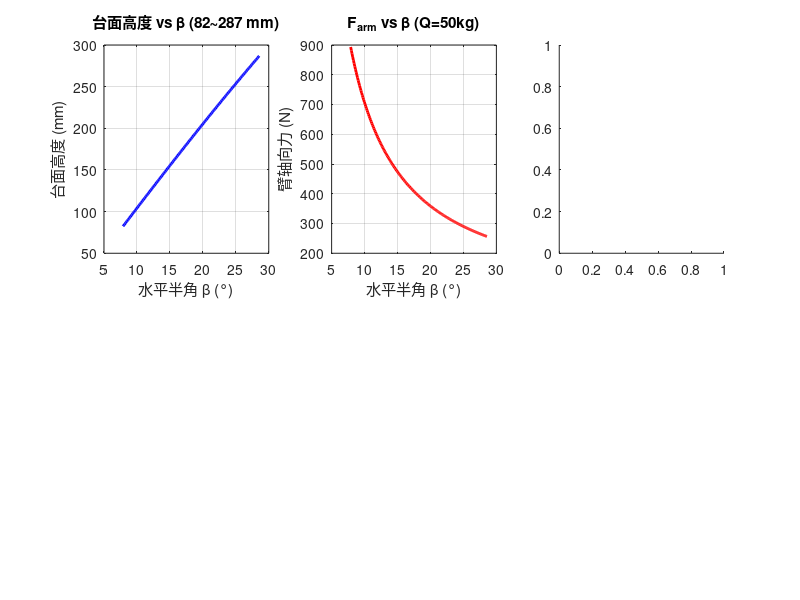

This figure's MATLAB source: (Note: this script raises an error after producing the figure.)
%% 剪叉式垂直升降台 —— 强度校核与载重分析
% 臂杆: 36×4.8mm 实心扁钢, L=600mm, Q235
% 两臂夹角 α=15.78°~57.12°, 半角 β=α/2
% 额定载重 50kg
clear; clc; close all;

%% ==================== 1. 设计参数 ====================
fprintf('========== 剪叉式垂直升降台强度校核 ==========\n\n');

L_arm   = 600;       % mm, 臂长
material = 'Q235';

% 两臂夹角 α（用户提供）
alpha_low  = 15.78;   % °, 最低位两臂夹角
alpha_high = 57.12;   % °, 最高位两臂夹角

% 半角 β = α/2 = 臂与水平面夹角（力学分析用）
beta_low  = alpha_low  / 2;   % = 7.89°
beta_high = alpha_high / 2;   % = 28.56°
beta_worst = beta_low;         % 最危险工况

% 台面高度 H = L * sin(β)
H_min = L_arm * sind(beta_low);
H_max = L_arm * sind(beta_high);
stroke = H_max - H_min;
H_lift = 458.92;  % mm, 设计总高度（含底盘）

fprintf('--- 设计参数 ---\n');
fprintf('  臂长 L = %.0f mm,  材料: %s\n', L_arm, material);
fprintf('  截面: 36×4.8 mm 实心扁钢（宽面竖直）\n');
fprintf('  两臂夹角 α: %.2f° ~ %.2f°\n', alpha_low, alpha_high);
fprintf('  水平半角 β: %.2f° ~ %.2f°\n', beta_low, beta_high);
fprintf('  纯剪叉台高: %.1f ~ %.1f mm (行程 %.1f mm)\n', H_min, H_max, stroke);
fprintf('  设计总高度: %.2f mm (含底盘约172mm)\n\n', H_lift);

% --- 平台 ---
platform_length = 660;   platform_width = 312;   platform_thick = 3;

% --- 臂截面: 36×4.8mm 实心扁钢 ---
B_arm = 4.8;   % mm, 厚度（水平方向）
H_arm = 36;    % mm, 宽度（竖直方向，承受弯曲）

% --- 销轴 ---
D_pin = 18;  % mm

%% ==================== 2. 材料属性 (Q235) ====================
fprintf('--- 材料属性 (Q235) ---\n');
sigma_y = 235;   sigma_b = 375;   tau_y = 0.6*sigma_y;
E_steel = 206000;   sigma_brg = 1.5*sigma_y;
n_s = 1.5;   n_buckle = 3.0;
sigma_allow = sigma_y/n_s;   tau_allow = tau_y/n_s;
fprintf('  [σ] = %.1f MPa,  [τ] = %.1f MPa\n\n', sigma_allow, tau_allow);

%% ==================== 3. 截面特性 ====================
fprintf('--- 臂截面特性 (%.0f×%.0fmm 实心扁钢) ---\n', B_arm, H_arm);

A_sec = B_arm * H_arm;                        % mm²
I_strong = B_arm * H_arm^3 / 12;              % mm⁴, 竖直面内弯曲
I_weak   = H_arm * B_arm^3 / 12;              % mm⁴, 侧向弯曲
W_strong = I_strong / (H_arm/2);              % mm³
i_min = sqrt(I_weak / A_sec);                 % mm, 弱轴回转半径

fprintf('  A = %.1f mm²\n', A_sec);
fprintf('  I_strong = %.0f mm⁴ (竖直弯曲)\n', I_strong);
fprintf('  I_weak = %.0f mm⁴ (侧向弯曲)\n', I_weak);
fprintf('  W = %.0f mm³\n', W_strong);
fprintf('  i_min = %.2f mm (弱轴)\n\n', i_min);

%% ==================== 4. 额定载荷受力分析 (50kg) ====================
fprintf('--- 受力分析 (额定 Q = 50 kg) ---\n');

Q_rated = 50;
F_load = Q_rated * 9.81;

% 臂轴向力: F_arm = F / (4*sinβ)
F_arm = F_load / (4 * sind(beta_worst));

% 自重弯矩
w_self = 7850e-9 * A_sec * 9.81;  % N/mm
M_self = w_self * L_arm^2 * cosd(beta_worst) / 8;  % N·mm

% 偏心弯矩 (e=2mm)
ecc = 2;
M_ecc = 0.5 * F_arm * ecc;  % N·mm

M_total = M_self + M_ecc;

fprintf('  最危险位 β = %.2f° (最低位)\n', beta_worst);
fprintf('  F_arm = %.1f N (轴向)\n', F_arm);
fprintf('  M_self = %.1f N·mm,  M_ecc = %.1f N·mm,  M_total = %.1f N·mm\n\n', ...
    M_self, M_ecc, M_total);

%% ==================== 5. 臂压弯组合强度 ====================
fprintf('--- 臂压弯组合强度 ---\n');
sigma_axial = F_arm / A_sec;
sigma_bend  = M_total / W_strong;
sigma_comb  = sigma_axial + sigma_bend;

fprintf('  σ_axial = %.2f MPa\n', sigma_axial);
fprintf('  σ_bend  = %.2f MPa\n', sigma_bend);
fprintf('  σ_comb  = %.2f MPa  (allow=%.1f, util=%.1f%%)\n', ...
    sigma_comb, sigma_allow, sigma_comb/sigma_allow*100);
if sigma_comb < sigma_allow
    fprintf('  判定: ✓ 合格\n');
else
    fprintf('  判定: ✗ 不合格\n');
end

%% ==================== 6. 屈曲稳定性（弱轴） ====================
fprintf('\n--- 屈曲稳定性（弱轴方向） ---\n');

mu = 1.0;  L_eff = mu * L_arm;
lambda = L_eff / i_min;
lambda_p = pi * sqrt(E_steel / (0.8*sigma_y));

if lambda > lambda_p
    F_cr = pi^2 * E_steel * I_weak / L_eff^2;
    buck_type = '弹性屈曲（欧拉公式）';
else
    lambda_c = pi * sqrt(E_steel/sigma_y);
    sigma_cr_val = sigma_y * (1 - 0.43*(lambda/lambda_c)^2);
    F_cr = sigma_cr_val * A_sec;
    buck_type = '非弹性屈曲（抛物线公式）';
end

n_actual = F_cr / F_arm;

fprintf('  λ = %.1f (> λp=%.0f),  %s\n', lambda, lambda_p, buck_type);
fprintf('  F_cr = %.0f N (%.1f kN)\n', F_cr, F_cr/1000);
fprintf('  n_actual = %.2f (要求 ≥ %.1f)\n', n_actual, n_buckle);

if n_actual >= n_buckle
    fprintf('  判定: ✓ 合格\n');
else
    fprintf('  判定: ✗ 不合格！需侧向支撑\n');

    % 加中心隔套: L_eff → L/2
    L_eff_braced = L_arm / 2;
    lambda_b = L_eff_braced / i_min;
    F_cr_b = pi^2 * E_steel * I_weak / L_eff_braced^2;
    n_b = F_cr_b / F_arm;
    fprintf('  加侧向支撑后 (Leff=%.0fmm): λ=%.0f, Fcr=%.0fN, n=%.1f ✓\n', ...
        L_eff_braced, lambda_b, F_cr_b, n_b);
end

%% ==================== 7. 销轴强度 ====================
fprintf('\n--- 销轴强度 (D=%.0fmm, 45#钢) ---\n', D_pin);

A_pin = pi*(D_pin/2)^2;
F_pin = 2 * tau_allow * A_pin;  % N, 双剪
Q_pin = F_pin / 9.81;

% 销轴弯曲
L_span = H_arm + 6;
M_pin = F_arm * L_span / 4;
I_pin = pi*(D_pin/2)^4/4;
W_pin = I_pin/(D_pin/2);
sigma_pin = M_pin / W_pin;

% 耳板承压
sigma_brg = F_arm / (D_pin * B_arm);

fprintf('  双剪承载力: %.1f kN (%.0f kg)\n', F_pin/1000, Q_pin);
fprintf('  销轴弯曲: %.1f MPa\n', sigma_pin);
fprintf('  耳板承压: %.1f MPa\n', sigma_brg);
fprintf('  判定: ✓ 全部合格\n');

%% ==================== 8. 台面强度 ====================
fprintf('\n--- 台面弯曲 (%.0f×%.0f×%.0fmm) ---\n', ...
    platform_length, platform_width, platform_thick);

q_plt = F_load / (platform_length * platform_width);
M_plt = q_plt * platform_width^2 / 8;
W_plt = platform_thick^2 / 6;
sigma_plt = M_plt / W_plt;

% 挠度 (Navier 第一项近似)
D_plate = E_steel * platform_thick^3 / (12*(1-0.3^2));
a = platform_length;  b = platform_width;
amn = (1/a)^2 + (1/b)^2;
w_max = 16*q_plt/(pi^6*D_plate*1*1*amn^2);

fprintf('  σ = %.1f MPa (allow=%.0f, util=%.0f%%)\n', sigma_plt, sigma_allow, sigma_plt/sigma_allow*100);
fprintf('  w_max ≈ %.2f mm (L/%.0f)\n', w_max, b/w_max);
if sigma_plt < sigma_allow
    fprintf('  判定: ✓ 合格\n');
else
    fprintf('  判定: ✗ 不合格\n');
end

%% ==================== 9. 最大载重反算 ====================
fprintf('\n========== 最大载重综合评估 ==========\n');

% (1) 销轴
F_arm_max_pin = F_pin;
Q1 = F_arm_max_pin * 4 * sind(beta_worst) / 9.81;

% (2) 臂强度
coeff = 1/(4*sind(beta_worst)*A_sec) + 0.5*ecc/(4*sind(beta_worst)*W_strong);
Q2 = sigma_allow / (coeff * 9.81);

% (3) 屈曲 (加支撑后)
F_arm_max_buckle = F_cr_b / n_buckle;
Q3 = F_arm_max_buckle * 4 * sind(beta_worst) / 9.81;

% (4) 台面
q_max = sigma_allow * W_plt * 8 / platform_width^2;
Q4 = q_max * platform_length * platform_width / 9.81;

Qs = [Q1, Q2, Q3, Q4];
names = {'销轴剪切', '臂压弯强度', '屈曲(加支撑)', '台面弯曲'};
[Q_max, idx] = min(Qs);

fprintf('  (1) 销轴剪切:        %.0f kg\n', Q1);
fprintf('  (2) 臂压弯强度:      %.0f kg\n', Q2);
fprintf('  (3) 屈曲(加支撑):    %.0f kg\n', Q3);
fprintf('  (4) 台面弯曲:        %.0f kg\n', Q4);
fprintf('\n  ★ 最大安全载重: %.0f kg  (控制因素: %s)\n', Q_max, names{idx});
fprintf('  ★ 额定 %.0f kg,  安全裕度 %.0f%%\n', Q_rated, (Q_max/Q_rated-1)*100);

%% ==================== 10. 绘图 ====================
figure('Position', [50, 50, 1400, 800], 'Color', 'w');

beta_plot = linspace(beta_low, beta_high, 200);

subplot(2,3,1);
plot(beta_plot, L_arm*sind(beta_plot), 'b-', 'LineWidth', 2);
xlabel('水平半角 β (°)'); ylabel('台面高度 (mm)');
title(sprintf('台面高度 vs β (%.0f~%.0f mm)', L_arm*sind(beta_low), L_arm*sind(beta_high)));
grid on;

subplot(2,3,2);
F_arm_plot = F_load ./ (4 * sind(beta_plot));
plot(beta_plot, F_arm_plot, 'r-', 'LineWidth', 2);
xlabel('水平半角 β (°)'); ylabel('臂轴向力 (N)');
title(sprintf('F_{arm} vs β (Q=%.0fkg)', Q_rated)); grid on;

subplot(2,3,3);
bar(categorical(names), Qs, 'FaceColor', [0.3 0.5 0.8]);
hold on; yline(Q_rated, 'k--', 'LineWidth', 1.5);
ylabel('载荷 (kg)'); title('各失效模式限制载荷'); grid on;

subplot(2,3,4);
bar(categorical({'轴向','弯曲','组合'}), [sigma_axial, sigma_bend, sigma_comb]);
hold on; yline(sigma_allow, 'r--', 'LineWidth', 1.5);
ylabel('应力 (MPa)'); title(sprintf('臂应力分量 (%.0fkg)', Q_rated)); grid on;

subplot(2,3,5);
Q_sweep = linspace(10, 200, 100);
n_sweep = zeros(size(Q_sweep));
for i = 1:length(Q_sweep)
    Fa = Q_sweep(i)*9.81/(4*sind(beta_worst));
    n_sweep(i) = F_cr_b / Fa;
end
plot(Q_sweep, n_sweep, 'm-', 'LineWidth', 2);
hold on; yline(n_buckle, 'k--'); yline(1, 'r:');
xlabel('载荷 (kg)'); ylabel('屈曲安全系数');
title('屈曲安全系数 vs 载荷 (加支撑后)'); grid on;

subplot(2,3,6);
sigma_sweep = zeros(size(Q_sweep));
for i = 1:length(Q_sweep)
    qs = Q_sweep(i)*9.81/(platform_length*platform_width);
    sigma_sweep(i) = qs*platform_width^2/8 / W_plt;
end
plot(Q_sweep, sigma_sweep, 'b-', 'LineWidth', 2);
hold on; yline(sigma_allow, 'r--', 'LineWidth', 1.5);
xlabel('载荷 (kg)'); ylabel('台面应力 (MPa)');
title('台面弯曲应力 vs 载荷'); grid on;

sgtitle(sprintf('剪叉升降台强度校核 | %.0f×%.0fmm扁钢 L=%.0fmm | 额定%.0fkg 最大%.0fkg', ...
    B_arm, H_arm, L_arm, Q_rated, Q_max), 'FontSize', 14, 'FontWeight', 'bold');

%% ==================== 11. 汇总 ====================
fprintf('\n');
fprintf('  ╔════════════════════════════════════════╗\n');
fprintf('  ║  剪叉升降台强度校核报告 (%.0fkg)       ║\n', Q_rated);
fprintf('  ╠════════════════════════════════════════╣\n');
fprintf('  ║  臂: %.0f×%.0fmm扁钢  L=%.0fmm        ║\n', B_arm, H_arm, L_arm);
fprintf('  ║  台面: %d×%d×%dmm  销轴: D=%.0fmm     ║\n', ...
    platform_length, platform_width, platform_thick, D_pin);
fprintf('  ║  β: %.1f°~%.1f°  H: %.0f~%.0fmm      ║\n', beta_low, beta_high, H_min, H_max);
fprintf('  ╠════════════════════════════════════════╣\n');
fprintf('  ║  臂压弯: %5.1f/%.0f MPa (%.0f%%)      ║\n', sigma_comb, sigma_allow, sigma_comb/sigma_allow*100);
fprintf('  ║  屈曲(支撑): n=%.0f (需≥%.0f)         ║\n', n_b, n_buckle);
fprintf('  ║  销轴: 弯曲%.0f 承压%.0f MPa           ║\n', sigma_pin, sigma_brg);
fprintf('  ║  台面: σ=%.0fMPa w=%.2fmm             ║\n', sigma_plt, w_max);
fprintf('  ╠════════════════════════════════════════╣\n');
fprintf('  ║  ★ 最大安全载重: %.0f kg             ║\n', Q_max);
fprintf('  ╚════════════════════════════════════════╝\n');
